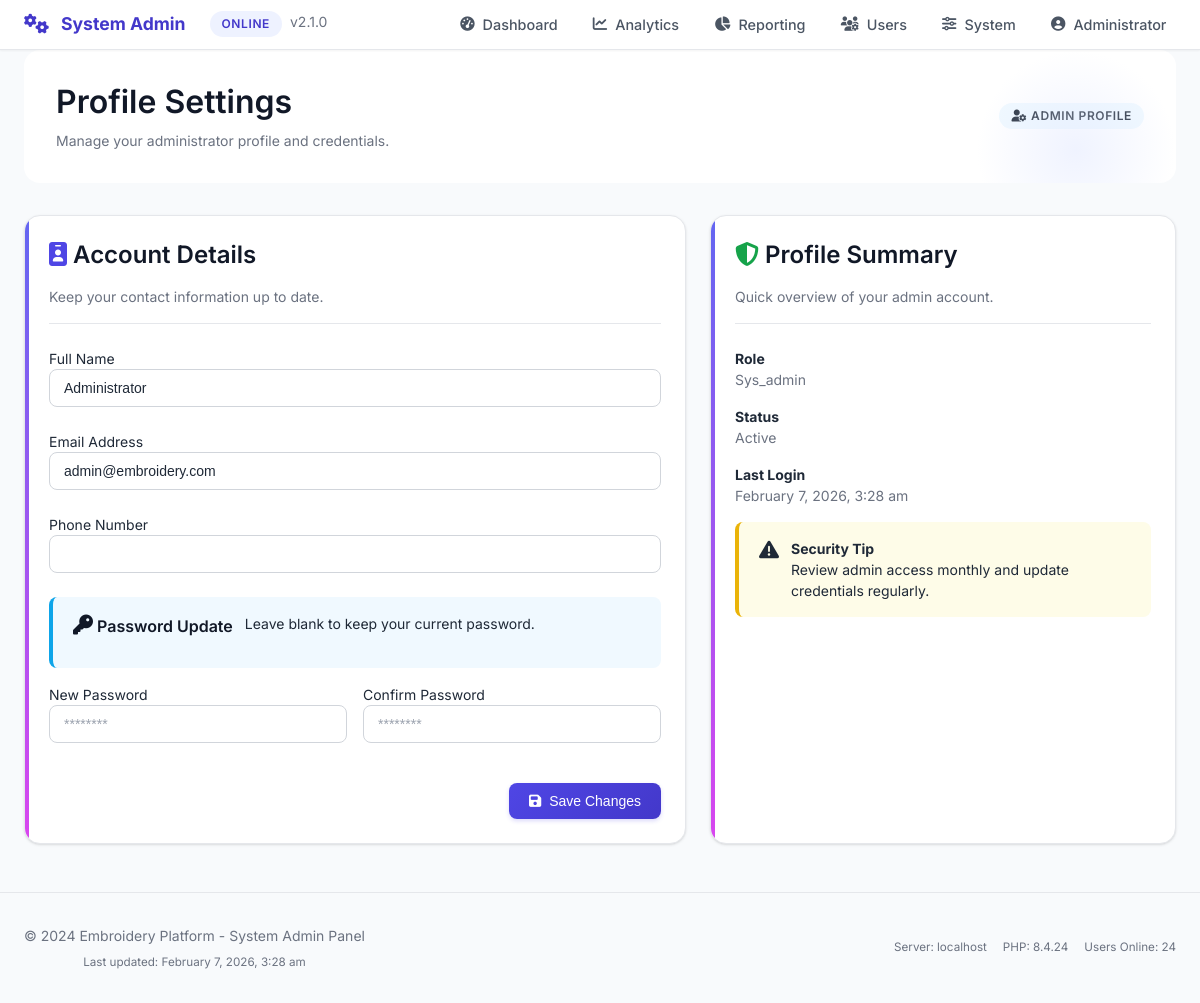
Page /sys_admin/profile.php (signed in) on the committed database.
### tables this page shows
CREATE TABLE `users` (
  `id` int(11) NOT NULL,
  `fullname` varchar(100) DEFAULT NULL,
  `email` varchar(100) DEFAULT NULL,
  `password` varchar(255) DEFAULT NULL,
  `role` enum('sys_admin','staff','owner','hr','client') DEFAULT 'client',
  `status` enum('pending','active','inactive','rejected') DEFAULT 'active',
  `created_at` timestamp NOT NULL DEFAULT current_timestamp(),
  `email_verified` tinyint(1) DEFAULT 0,
  `phone` varchar(20) DEFAULT NULL,
  `phone_verified` tinyint(1) DEFAULT 0,
  `last_login` datetime DEFAULT NULL
);

### sys_admin/profile.php (the view, shortened to what this page needs)
<?php
require_once '../config/db.php';
require_once 'partials.php';
$userId = $_SESSION['user']['id'];
$profileStmt = $pdo->prepare("SELECT id, fullname, email, phone, role, status FROM users WHERE id = ?");
$profileStmt->execute([$userId]);
$profile = $profileStmt->fetch();
?>
<!DOCTYPE html>
<html lang="en">
<head>
    <link rel="stylesheet" href="../assets/css/style.css">
    <link rel="stylesheet" href="https://cdnjs.cloudflare.com/ajax/libs/font-awesome/6.4.0/css/all.min.css">
</head>
<body>
    <div class="container">
        <div class="dashboard-header fade-in">
            <div class="d-flex justify-between align-center">
                <div>
                    <h2>Profile Settings</h2>
                    <p class="text-muted">Manage your administrator profile and credentials.</p>
                </div>
                <span class="badge badge-info"><i class="fas fa-user-cog"></i> Admin Profile</span>
            </div>
        </div>
        <div class="profile-grid">
            <div class="card profile-card">
                <div class="card-header">
                    <h3><i class="fas fa-id-badge text-primary"></i> Account Details</h3>
                    <p class="text-muted">Keep your contact information up to date.</p>
                </div>
                <form method="POST">
                    <div class="form-group">
                        <label>Full Name</label>
                        <input type="text" name="fullname" class="form-control" value="<?php echo htmlspecialchars($profile['fullname'] ?? ''); ?>" required>
                    </div>
                    <div class="form-group">
                        <label>Email Address</label>
                        <input type="email" name="email" class="form-control" value="<?php echo htmlspecialchars($profile['email'] ?? ''); ?>" required>
                    </div>
                    <div class="form-group">
                        <label>Phone Number</label>
                        <input type="text" name="phone" class="form-control" value="<?php echo htmlspecialchars($profile['phone'] ?? ''); ?>">
                    </div>
                    <div class="alert alert-info">
                        <h6><i class="fas fa-key"></i> Password Update</h6>
                        <p class="mb-0">Leave blank to keep your current password.</p>
                    </div>
                    <div class="row" style="display: flex; gap: 1rem;">
                        <div class="form-group" style="flex: 1;">
                            <label>New Password</label>
                            <input type="password" name="password" class="form-control" placeholder="********"
                                   minlength="8"
                                   pattern="(?=.*[a-z])(?=.*[A-Z])(?=.*[0-9])(?=.*[^a-zA-Z0-9]).{8,}">
                        </div>
                        <div class="form-group" style="flex: 1;">
                            <label>Confirm Password</label>
                            <input type="password" name="confirm_password" class="form-control" placeholder="********"
                                   minlength="8">
                        </div>
                    </div>
                    <div class="text-right mt-3">
                        <button type="submit" class="btn btn-primary">
                            <i class="fas fa-save"></i> Save Changes
                        </button>
                    </div>
                </form>
            </div>
            <div class="card summary-card">
                <div class="card-header">
                    <h3><i class="fas fa-shield-alt text-success"></i> Profile Summary</h3>
                    <p class="text-muted">Quick overview of your admin account.</p>
                </div>
                <div class="d-flex flex-column gap-3">
                    <div>
                        <strong>Role</strong>
                        <p class="text-muted mb-0"><?php echo ucfirst($profile['role'] ?? 'sys_admin'); ?></p>
                    </div>
                    <div>
                        <strong>Status</strong>
                        <p class="text-muted mb-0"><?php echo ucfirst($profile['status'] ?? 'active'); ?></p>
                    </div>
                    <div>
                        <strong>Last Login</strong>
                        <p class="text-muted mb-0"><?php echo date('F j, Y, g:i a'); ?></p>
                    </div>
                    <div class="alert alert-warning">
                        <i class="fas fa-exclamation-triangle"></i>
                        <div>
                            <strong>Security Tip</strong>
                            <p class="mb-0">Review admin access monthly and update credentials regularly.</p>
                        </div>
                    </div>
                </div>
            </div>
        </div>
    </div>
</body>
</html>

### sys_admin/profile.php (style rules this page uses)
.profile-grid { display: grid; grid-template-columns: repeat(12, 1fr); gap: 1.5rem; margin: 2rem 0; }
.profile-card { grid-column: span 7; }
.summary-card { grid-column: span 5; }

### rows in the picture
users: fullname "Administrator", email "admin@embroidery.com", role "Sys_admin", status "Active"

### other values in the picture
$item['label'] "Dashboard"
$item['label'] "Analytics"
$item['label'] "Reporting"
$userName "Administrator"
$_SERVER['SERVER_NAME'] "localhost"
phpversion() "8.4.24"
